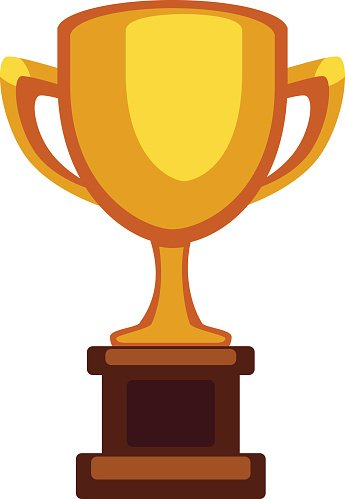
#> input picture images/cup.jpg, 345 x 499 px, found by its file name
$ python art.py
#> lines starting #> are read from the running program, lines starting #| are printed output that depends on the picture
#> further down, image is the input picture: PIL image 345x499 RGB; mean R, G, B 222.2, 189.7, 145.7
### filter.py
import numpy as np
import scipy as sp
from scipy import signal
from PIL import Image


# [25 lines left out: function kuwahara, not called in this run]


def edge(image):
    image_array = np.array(image)
    kernel_edge = np.array([[-1, -1, -1], [-1, 8, -1], [-1, -1, -1]])
    sfedge = signal.convolve2d(image_array, kernel_edge, mode='same')
    picture = Image.fromarray(sfedge)
    return picture


# [7 lines left out: function blur, not called in this run]


"""
image = Image.open('sunflower.jpg')
kimage = kuwahara(image)
picture = Image.fromarray(kimage)
picture.show()


image_array = np.array(image)

kernel_edge = np.array([[-1, -1, -1], [-1, 8, -1], [-1, -1, -1]])
kernel_edge = np.array([[1, 2, 0, -2, -1], [4, 8, 0, -8, -4], [6, 12, 0, -12, 6], [4, 8, 0, -8, -4], [1, 2, 0, -2, -1]])

sfedge = signal.convolve2d(image_array[:, :, 1], kernel_edge, mode='same')

picture = Image.fromarray(sfedge)
picture.show()
"""

### art.py
import PIL
import numpy as np
import scipy as sp
from scipy.spatial import distance
from PIL import ImageFont
from PIL import Image
from PIL import ImageDraw
import filter

m = 8   # number of pixels of a letter (x)
w = 60  # number of characters across (x)
n = 16  # number of pixels of a letter (y)

white = 255
black = 0

foreground = white
background = black

fontname = "cour.ttf"

def scale_image(image, new_width, height_factor):
    """
    Resizes an image preserving the aspect ratio.
    """
#> called with new_width = 480, height_factor = 16
    image = image.convert("L")
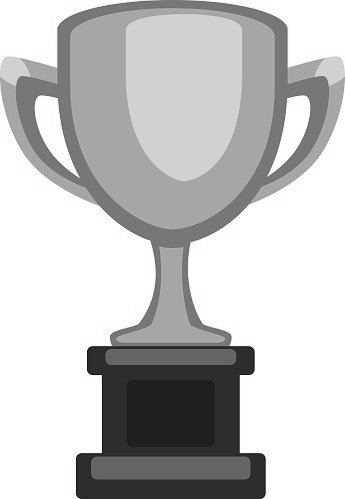
#> image: PIL image 345x499 L; min 8, max 255, mean 194.5
    (original_width, original_height) = image.size
#> original_width = 345; original_height = 499
    aspect_ratio = original_height/original_width
#> aspect_ratio = 1.45
    new_height = height_factor * round(aspect_ratio * new_width / height_factor)
#> new_height = 688
    new_image = image.resize((new_width, new_height))
    return new_image

#def convert_to_grayscale(image):
#    return image.convert('L')


def letterImage(letter, fontname, foreground, background, width, height):
    font = ImageFont.truetype(fontname, 10)
    img=Image.new("L", (width, height), background)
    draw = ImageDraw.Draw(img)
    draw.text((0, 0), letter, foreground, font=font)
    draw = ImageDraw.Draw(img)
    return img


def letterArray(fontname, foreground, background, m, n):
    letter_array = np.array(letterImage(chr(32), fontname, foreground, background, m, n))
    letter_array = np.reshape(letter_array, letter_array.size)
    for letter in range(33, 126):
        letter_image = np.array(letterImage(chr(letter), fontname, foreground, background, m, n))
        letter_image = np.reshape(letter_image,letter_image.size)
        letter_array = np.concatenate((letter_array,letter_image))
    letter_array = np.reshape(letter_array,(126-32,m*n))
    return letter_array


def compare_partial(image, letter_image, m, n):
    picture = np.array(image)
    chosen_str = ''
    (width, height) = image.size
    for k in range(0, height-n-1, n):
        for j in range(0, width-m-1, m):
            print(str(k) + ", " + str(j))
            choice = 10000
            for letter in range(0,94):
                pic_vector = np.reshape(picture[k:k+n,j:j+m],picture[k:k+n,j:j+m].size)
                letter_vector = letter_image[letter,:]
                dist = distance.mahalanobis(pic_vector, letter_vector, np.identity(m*n))
                if choice > dist:
                    choice = dist
                    if letter == 91 or letter == 92:
                        chosen = '|' + chr(letter+32)
                    else:
                        chosen = chr(letter+32)
            chosen_str = chosen_str + chosen
        chosen_str = chosen_str + '|/'
    return chosen_str


#image = Image.open('Osmium3.jpg')
image = Image.open('cup.jpg')
image = image.convert("RGB")
#image = Image.open('sunflower.jpg')
print('Image opened.')


image = scale_image(image, m*w, n)
image = filter.edge(image)
#> in edge, `sfedge = signal.convolve2d(image_array, kernel_edge, mode='same')`:
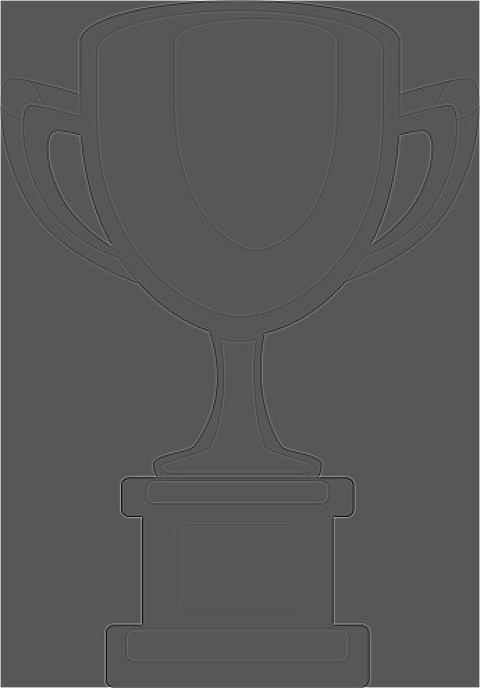
#> sfedge: shape (688, 480) int64; min -664, max 1275, mean 4.8; drawn with min black and max white
#> (the run stopped early here; a loop or call above may not have finished)
